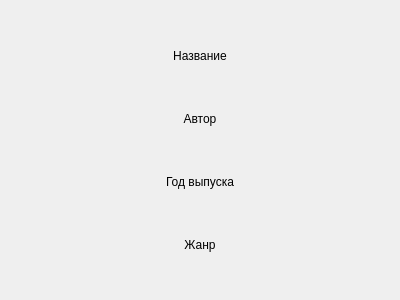
<?xml version="1.0" encoding="UTF-8"?>
<ui version="4.0">
 <class>Form</class>
 <widget class="QWidget" name="Form">
  <property name="geometry">
   <rect>
    <x>0</x>
    <y>0</y>
    <width>400</width>
    <height>300</height>
   </rect>
  </property>
  <property name="windowTitle">
   <string>Form</string>
  </property>
  <layout class="QVBoxLayout" name="verticalLayout">
   <item>
    <widget class="QLabel" name="photo">
     <property name="text">
      <string/>
     </property>
     <property name="alignment">
      <set>Qt::AlignCenter</set>
     </property>
    </widget>
   </item>
   <item>
    <widget class="QLabel" name="label_8">
     <property name="text">
      <string>Название</string>
     </property>
     <property name="alignment">
      <set>Qt::AlignCenter</set>
     </property>
     <property name="margin">
      <number>1</number>
     </property>
     <property name="indent">
      <number>-1</number>
     </property>
    </widget>
   </item>
   <item>
    <widget class="QLabel" name="tilr">
     <property name="text">
      <string/>
     </property>
     <property name="alignment">
      <set>Qt::AlignCenter</set>
     </property>
    </widget>
   </item>
   <item>
    <widget class="QLabel" name="label_5">
     <property name="text">
      <string>Автор</string>
     </property>
     <property name="alignment">
      <set>Qt::AlignCenter</set>
     </property>
    </widget>
   </item>
   <item>
    <widget class="QLabel" name="label_6">
     <property name="text">
      <string/>
     </property>
     <property name="alignment">
      <set>Qt::AlignCenter</set>
     </property>
    </widget>
   </item>
   <item>
    <widget class="QLabel" name="label_4">
     <property name="text">
      <string>Год выпуска</string>
     </property>
     <property name="alignment">
      <set>Qt::AlignCenter</set>
     </property>
    </widget>
   </item>
   <item>
    <widget class="QLabel" name="year">
     <property name="text">
      <string/>
     </property>
     <property name="alignment">
      <set>Qt::AlignCenter</set>
     </property>
    </widget>
   </item>
   <item>
    <widget class="QLabel" name="label">
     <property name="text">
      <string>Жанр</string>
     </property>
     <property name="alignment">
      <set>Qt::AlignCenter</set>
     </property>
    </widget>
   </item>
   <item>
    <widget class="QLabel" name="genre">
     <property name="text">
      <string/>
     </property>
     <property name="alignment">
      <set>Qt::AlignCenter</set>
     </property>
    </widget>
   </item>
  </layout>
 </widget>
 <resources/>
 <connections/>
</ui>
